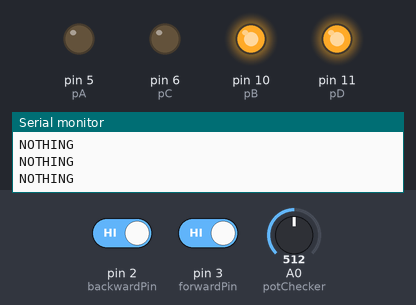
Recording of a sketch running on a simulated Arduino Uno, built with avr-gcc and run on an emulated ATmega328P. Parts: output pins drawn as LEDs (lit = HIGH), the last lines printed to the serial monitor. Inputs (shaded band) come from the test bench; at power-on: pin 2 (backwardPin) HIGH, pin 3 (forwardPin) HIGH, A0 (potChecker) = 512.

Above: at 1.2 s.
1.3 s: pin 2 (backwardPin) driven LOW
At 1.9 s:
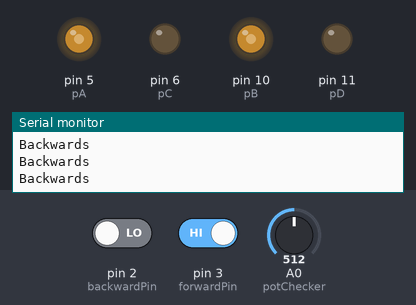
2.8 s: pin 3 (forwardPin) driven LOW
At 3.5 s:
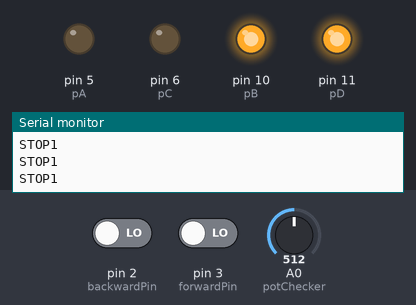
4.3 s: pin 2 (backwardPin) driven HIGH
At 5.0 s:
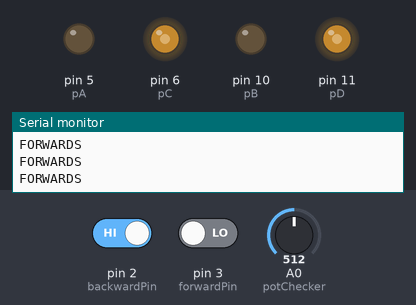
5.8 s: A0 (potChecker) set to 716
At 6.7 s:
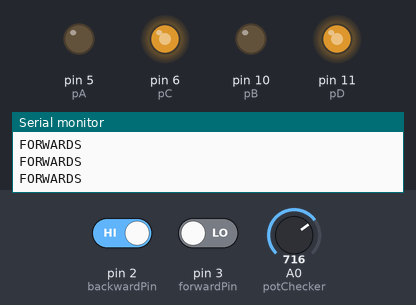
7.3 s: A0 (potChecker) set to 900
At 8.2 s:
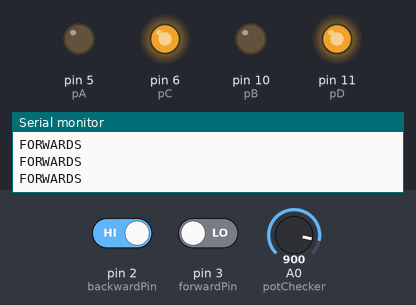
8.8 s: A0 (potChecker) set to 122
At 9.8 s:
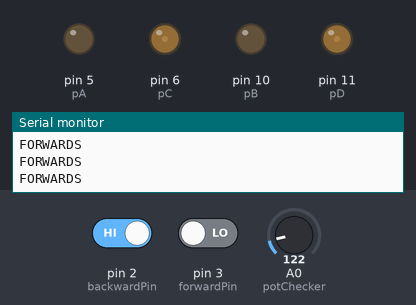
Timing chart, 0 to 11.3 s (numbered marks = the images above; inputs shaded):
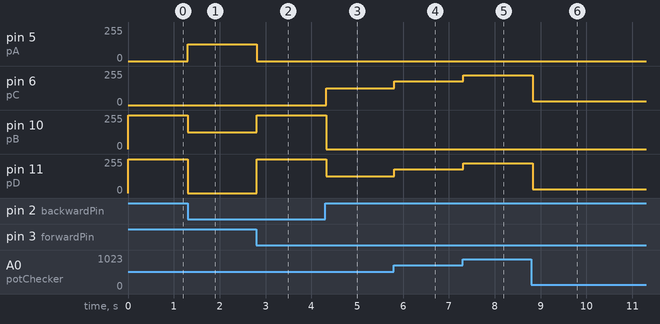

The sketch:

elec_291_lab2.ino
```cpp
// C++ code
//
#define FORWARDS 101
#define BACKWARDS 202
#define STOP 303
#define NOTHING 404

const int pD = 11, pB = 10, pC = 6, pA = 5;
const int forwardPin = 3, backwardPin = 2;
int lastMode = NOTHING;
float lastPWM = 255.0;


void setup()
{
  Serial.begin(9600);
  pinMode(pA, OUTPUT);
  pinMode(pB, OUTPUT);
  pinMode(pC, OUTPUT);
  pinMode(pD, OUTPUT);
  pinMode(forwardPin, INPUT);
  pinMode(backwardPin, INPUT);
  pinMode(A0, INPUT);

  lastMode = STOP;
  lastPWM  = 0.0;
  controlDirection(STOP, 0.0);
  Serial.println("SETUP DONE");
}

void loop()
{
  float PWM_val = potChecker();
  int mode = modeCheck();
  if (mode != NOTHING && mode != lastMode){
    controlDirection(mode, PWM_val);
    lastMode = mode;
    Serial.println("Controlling direction");
  }else if (PWM_val != lastPWM){
  	controlDirection(lastMode, PWM_val);
    Serial.println("CHANGING PWM");
    lastPWM = PWM_val;
  }
  delay(30);
}

float potChecker(){
  int val = analogRead(A0);
  float toPWM = val*(255.0/1023.0);
  return toPWM;
}

int modeCheck(){
  if (digitalRead(forwardPin) == LOW && digitalRead(backwardPin) == LOW){
    Serial.println("STOP1");
    return STOP;
  }else if (digitalRead(forwardPin) == LOW){
    Serial.println("FORWARDS");
    return FORWARDS;
  }else if (digitalRead(backwardPin) == LOW){
    Serial.println("Backwards");
    return BACKWARDS;
  }else{
    Serial.println("NOTHING");
    return NOTHING;
  }
}

void controlDirection(int instruction, float rate){
  if (instruction == FORWARDS){
    digitalWrite(pA, LOW);
    digitalWrite(pB, LOW);
    analogWrite(pC, rate);
    analogWrite(pD, rate);
  }else if (instruction == BACKWARDS){
    analogWrite(pA, rate);
    analogWrite(pB, rate);
    digitalWrite(pC, LOW);
    digitalWrite(pD, LOW);
  }else{
    digitalWrite(pA, LOW);
    digitalWrite(pB, HIGH);
    digitalWrite(pC, LOW);
    digitalWrite(pD, HIGH);
  }
}
```

Measured:
- after the input at 1.3 s, pin 5 (pA): 0/255 → 127/255 at once; pin 10 (pB): 255/255 → 127/255 at once; pin 11 (pD): 255/255 → 0/255 at once
- after the input at 2.8 s, pin 5 (pA): 127/255 → 0/255 at once; pin 10 (pB): 127/255 → 255/255 at once; pin 11 (pD): 0/255 → 255/255 at once
- after the input at 4.3 s, pin 6 (pC): 0/255 → 127/255 at once; pin 10 (pB): 255/255 → 0/255 at once; pin 11 (pD): 255/255 → 127/255 at once
- after the input at 5.8 s, pin 6 (pC), pin 11 (pD): 127/255 → 178/255 at once
- after the input at 7.3 s, pin 6 (pC), pin 11 (pD): 178/255 → 224/255 at once
- after the input at 8.8 s, pin 6 (pC), pin 11 (pD): 224/255 → 30/255 at once
